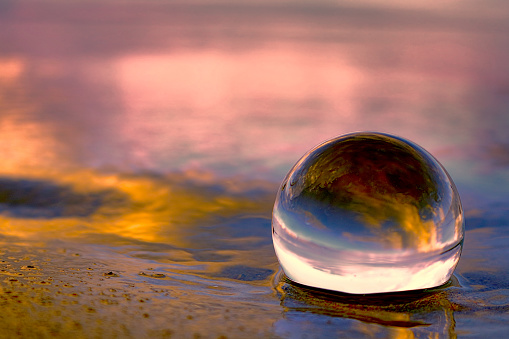
#> input picture ComputerVision-LAB-main/ex3/pexels-photo.jpg, 509 x 339 px
$ python ex3.py
#> lines starting #> are read from the running program, lines starting #| are printed output that depends on the picture
#ex3(s)

import cv2
import numpy as np

img = cv2.imread('pexels-photo.jpg')
#> img is the input picture: shape (339, 509, 3); mean B, G, R 97.9, 110.9, 153.6
original = img.copy()
xp = [0, 64, 128, 192, 255]
fp = [0, 16, 128, 240, 255]
x = np.arange(256)
table = np.interp(x, xp, fp).astype('uint8')
img = cv2.LUT(img, table)
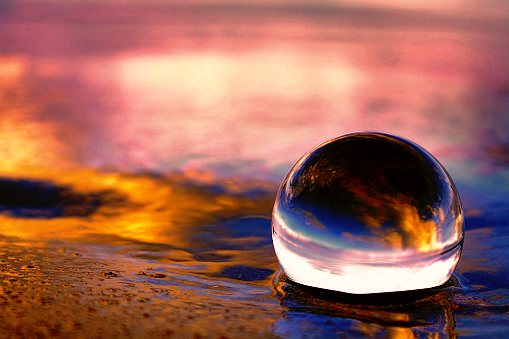
#> img: shape (339, 509, 3); mean B, G, R 88.1, 101.3, 159.9
res = np.hstack((original,img))
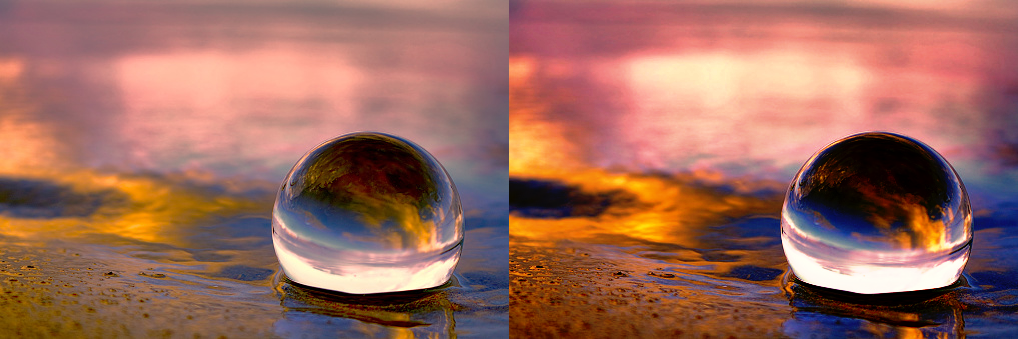
#> res: shape (339, 1018, 3); mean B, G, R 93, 106.1, 156.8
cv2.imshow("original", res)
cv2.waitKey(0)
cv2.destroyAllWindows()

#ex3(map&eq)

import cv2
import numpy as np
from matplotlib import pyplot as plt

# read a image using imread
img = cv2.imread('pexels-photo.jpg', 0)
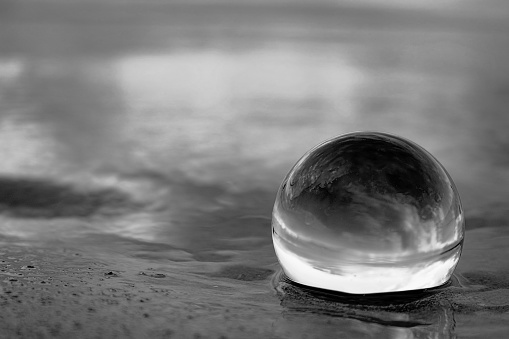
#> img: shape (339, 509); min 0, max 253, mean 122.2

# creating a Histograms Equalization
# of a image using cv2.equalizeHist()
equ = cv2.equalizeHist(img)
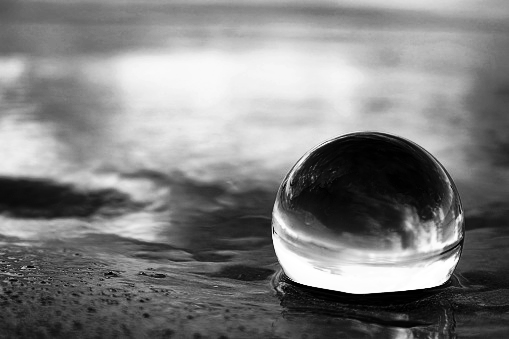
#> equ: shape (339, 509); min 0, max 255, mean 128.2

#for mapping
h=cv2.calcHist((img), [0], None, [256], [0,256])
#> h = 256 values, max 38 at index 138, min 0 at index 0, mean 1.99
h1=cv2.calcHist((equ), [0], None, [256], [0,256])
#> h1 = 256 values, max 38 at index 168, min 0 at index 0, mean 1.99

# stacking images side-by-side
res = np.hstack((img, equ))
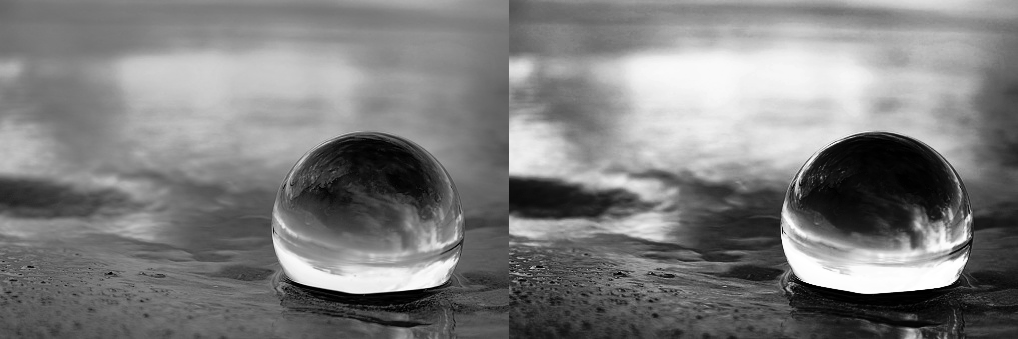
#> res: shape (339, 1018); min 0, max 255, mean 125.2

# show image input vs output
cv2.imshow('image.jpg', res)
cv2.imshow('lion.jpg',img)
plt.plot(h)
plt.plot(h1)
plt.title("Histogram Mapping & Equalization")
plt.xlabel("Intensity")
plt.ylabel("Frequency")
plt.grid()
plt.show()
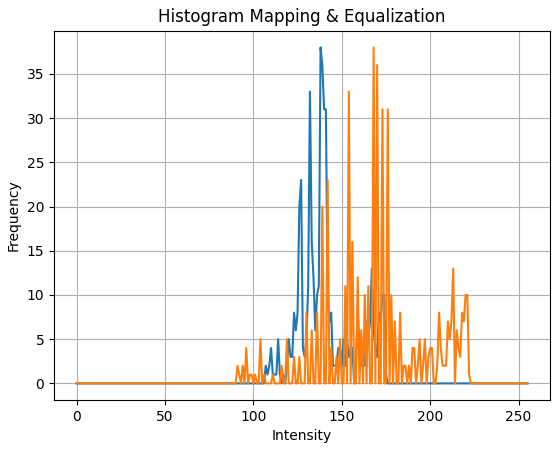
#> figure drawn by matplotlib, 1 panel; curve peaks at x = 138, y = 38; curve peaks at x = 168, y = 38
cv2.waitKey(0)
cv2.destroyAllWindows()

$ run again, with ComputerVision-LAB-main/ex1/pexels-photo.jpg copied over ComputerVision-LAB-main/ex3/pexels-photo.jpg
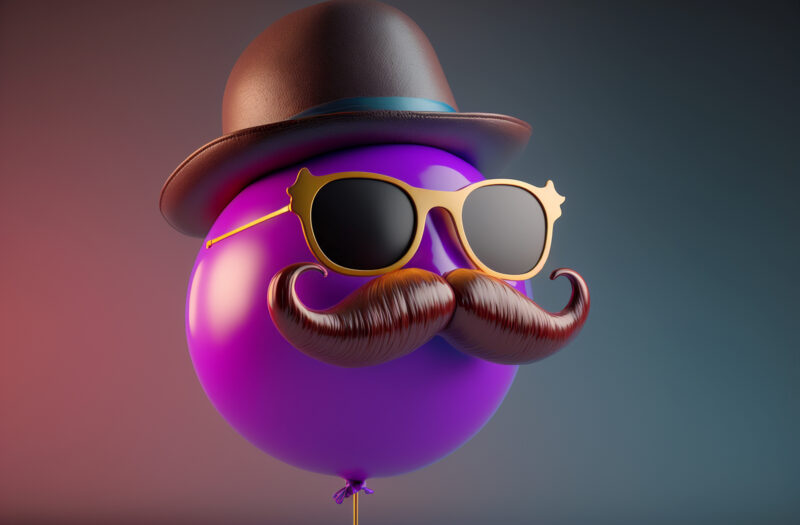
#> input picture ComputerVision-LAB-main/ex1/pexels-photo.jpg, 800 x 525 px
#> img is the input picture: shape (525, 800, 3); mean B, G, R 89.1, 69.5, 95.6
#> `equ = cv2.equalizeHist(img)`:
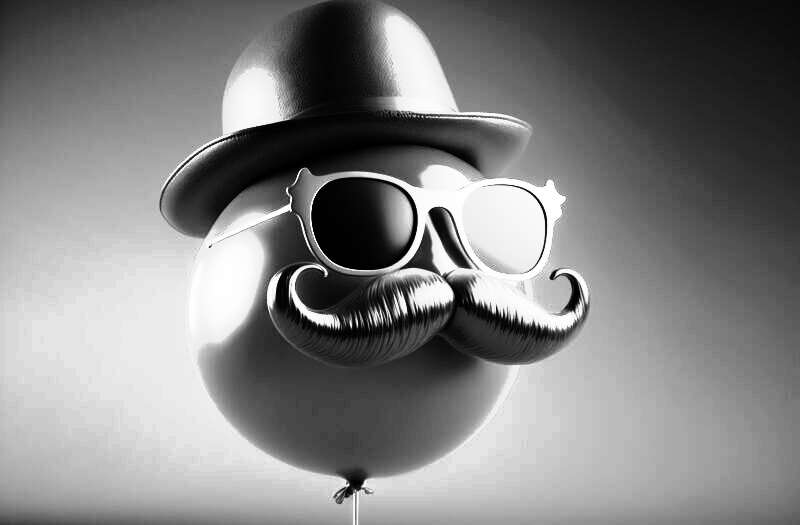
#> equ: shape (525, 800); min 0, max 255, mean 128.9
#> h = 256 values, max 143 at index 64, min 0 at index 0, mean 3.12
#> h1 = 256 values, max 143 at index 83, min 0 at index 0, mean 3.12
#> `plt.show()`:
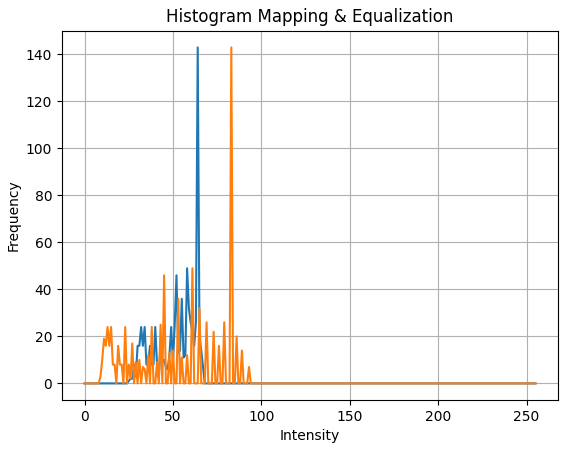
#> figure drawn by matplotlib, 1 panel; curve peaks at x = 64, y = 143; curve peaks at x = 83, y = 143

$ run again, with ComputerVision-LAB-main/ex11/tt1.jpg copied over ComputerVision-LAB-main/ex3/pexels-photo.jpg
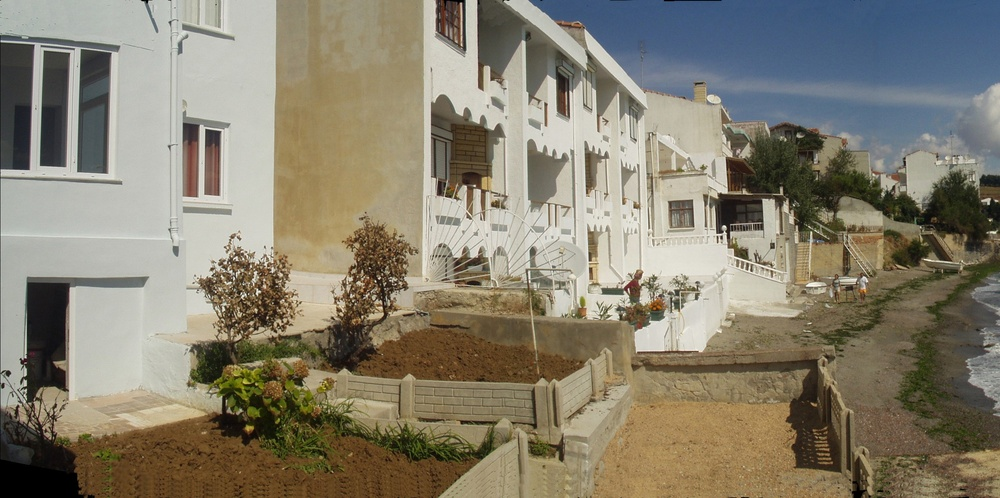
#> input picture ComputerVision-LAB-main/ex11/tt1.jpg, 1000 x 498 px, shrunk from 2448 x 1220 before the run
#> img is the input picture: shape (498, 1000, 3); mean B, G, R 110.6, 127.6, 134.1
#> `equ = cv2.equalizeHist(img)`:
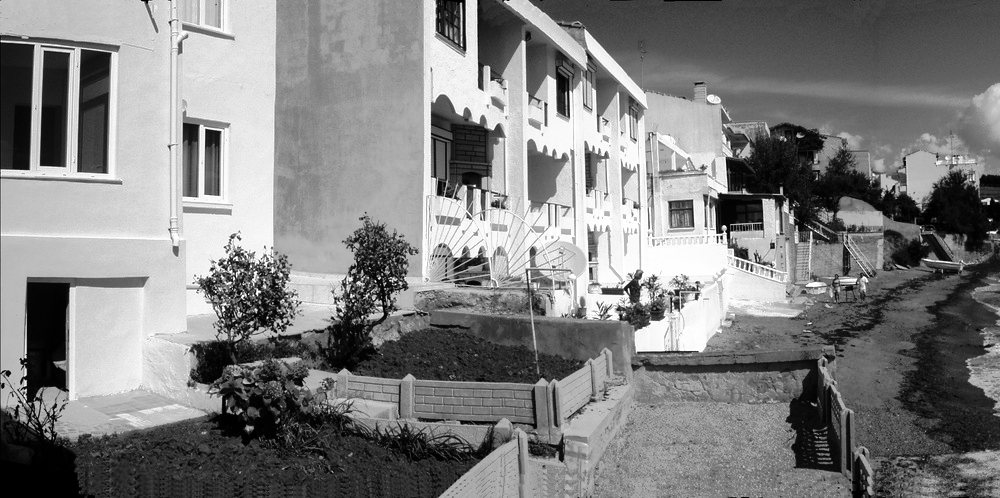
#> equ: shape (498, 1000); min 0, max 255, mean 127.6
#> h = 256 values, max 98 at index 82, min 0 at index 7, mean 3.91
#> h1 = 256 values, max 98 at index 59, min 0 at index 3, mean 3.91
#> `plt.show()`:
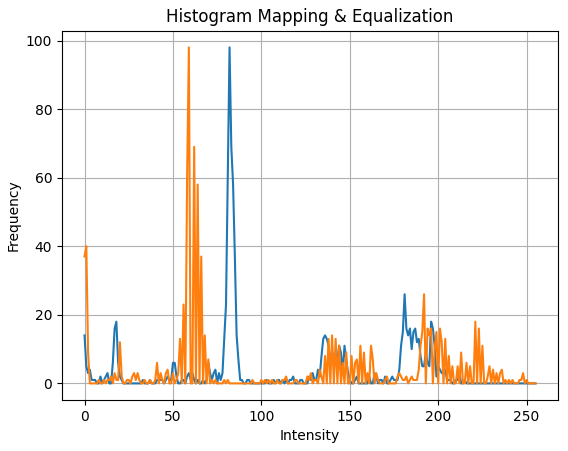
#> figure drawn by matplotlib, 1 panel; curve peaks at x = 82, y = 98; curve peaks at x = 59, y = 98
